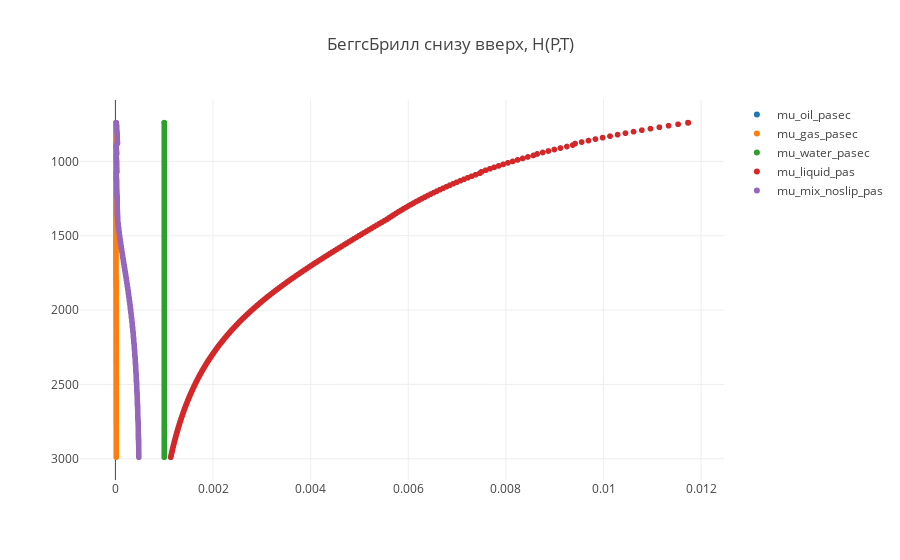

Here is the notebook cell this chart was saved with:
### Code cell
trace1 = trace(0)
trace2 = trace(1)
trace3 = trace(2)
trace4 = trace(3)
trace5 = trace(40)
data = [trace1, trace2, trace3, trace4, trace5]

plot()

### Figure 1 — Plotly figure (JSON) as saved in the notebook; plotly's stock layout.template omitted (floating-point values rounded to 4 significant figures; data arrays with more than 128 entries replaced by an {"elided": "..."} marker saying what was removed)
{"data": [{"mode": "markers", "name": "mu_oil_pasec", "type": "scattergl", "uid": "9ab55af1-6294-4b3f-964b-3b5f02b6e9e3", "x": {"elided": "300 float values"}, "y": {"elided": "300 int values"}}, {"mode": "markers", "name": "mu_gas_pasec", "type": "scattergl", "uid": "387e8316-2e62-4d52-bea4-bb0bd1d18b75", "x": {"elided": "300 float values"}, "y": {"elided": "300 int values"}}, {"mode": "markers", "name": "mu_water_pasec", "type": "scattergl", "uid": "3660417c-e14b-4d64-babf-41f9479a598c", "x": {"elided": "300 float values"}, "y": {"elided": "300 int values"}}, {"mode": "markers", "name": "mu_liquid_pas", "type": "scattergl", "uid": "97ed2ff4-dbce-4b56-9ac7-cfc65134e418", "x": {"elided": "300 float values"}, "y": {"elided": "300 int values"}}, {"mode": "markers", "name": "mu_mix_noslip_pas", "type": "scattergl", "uid": "26be447e-5229-451c-9cdb-a7b640bd6a9e", "x": {"elided": "300 float values"}, "y": {"elided": "300 int values"}}], "layout": {"title": {"text": "БеггсБрилл снизу вверх, H(P,T)"}, "yaxis": {"autorange": "reversed"}}}
